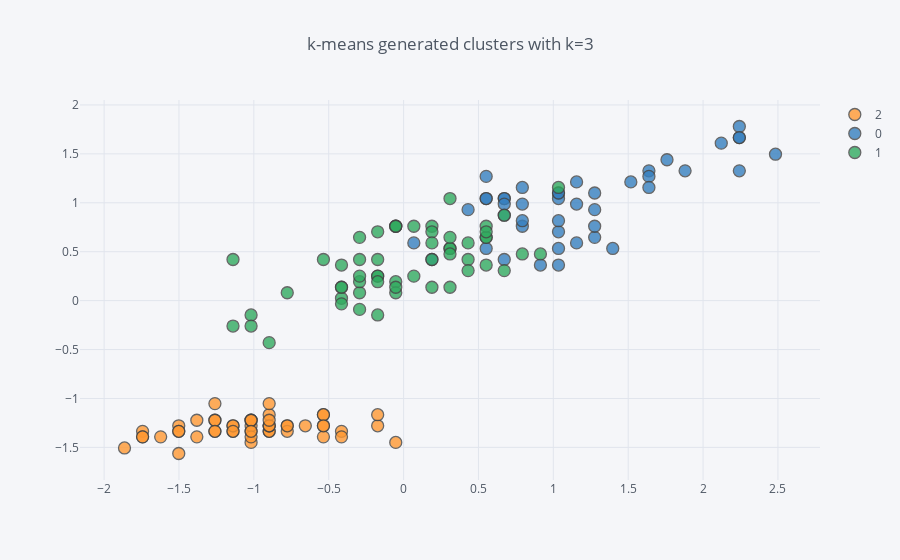

Notebook code for this chart:
### Code cell
df.iplot(x='sepal length (cm)', y='petal length (cm)', categories='cluster',
         title='k-means generated clusters with k=3')
